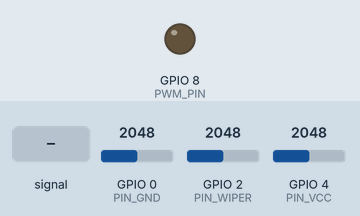
Simulated run of this sketch. Board: ESP32-C3. Shown: output pins drawn as LEDs (lit = HIGH). Inputs (shaded band) come from the test bench; at power-on: GPIO 0 (PIN_GND) = 2048, GPIO 2 (PIN_WIPER) = 2048, GPIO 4 (PIN_VCC) = 2048 (analog values on the 0–4095 scale). The modem accepts every AT command (registered, SIM ready, sends succeed) and sends nothing else; what the sketch prints to the serial monitor is not drawn.

Above: at 1.3 s.
1.4 s: GPIO 2 (PIN_WIPER) fed a 200 Hz sine of ±327 counts around its level
At 3.05 s:
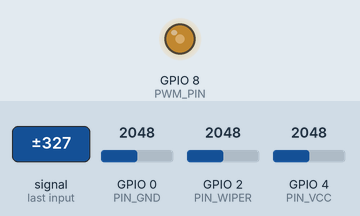
4.4 s: GPIO 0 (PIN_GND) set to 2866
6.6 s: GPIO 2 (PIN_WIPER) set to 2830
8.1 s: GPIO 2 (PIN_WIPER) set to 2927
At 8.9 s:
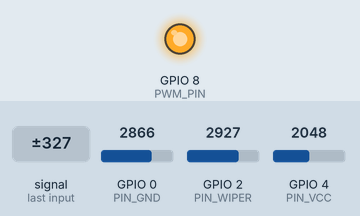
9.6 s: GPIO 4 (PIN_VCC) set to 3603
At 11.3 s:
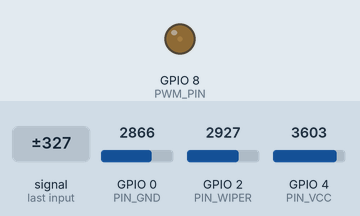
11.6 s: GPIO 2 (PIN_WIPER) fed a 1000 Hz sine of ±1023 counts around its level
At 15.28 s:
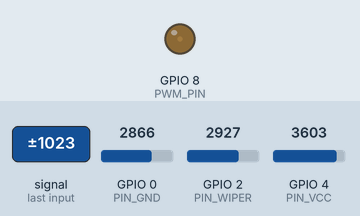
Timing chart, 0 to 15.6 s (numbered marks = the images above; inputs shaded):
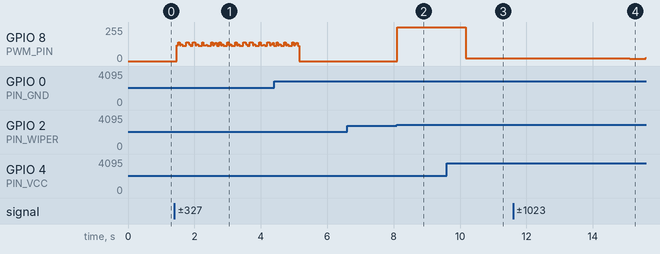

The sketch:

ESP32_pot_rot_encoder.ino
```cpp
// ESP32-C3 / ESP32 potentiometer reader
// - 11 dB attenuation, calibrated mV reads
// - Trimmed-mean + EMA filter
// - Binary framed packets @ fixed rate, CRC8 + sequence number
// - GND/VCC reference auto-calibrated at boot and periodically

#include <Arduino.h>

// ── pins ─────────────────────────────────────────────────────────────────────
#define PWM_PIN     8
#define PIN_WIPER   2
#define PIN_GND     0
#define PIN_VCC     4
#define UART_TX_PIN 20

// ── PWM ──────────────────────────────────────────────────────────────────────
#define PWM_FREQ    1000
#define PWM_RES     12

// ── UART ─────────────────────────────────────────────────────────────────────
#define UART_BAUD   921600
#define SYNC_BYTE   0xAA

// ── sampling / filter ────────────────────────────────────────────────────────
#define SAMPLE_N        32       // samples per trimmed-mean batch
#define TRIM_EACH_SIDE  4        // drop N lowest + N highest
#define EMA_ALPHA_Q15   6554     // 0.20 * 32768  (exponential smoothing)
#define OUTPUT_HZ       200      // fixed packet rate
#define CAL_INTERVAL_MS 5000     // re-calibrate refs every 5 s
#define CAL_SAMPLES     256      // averaging count for ref cal

// ── packet (little-endian) ───────────────────────────────────────────────────
// [0]      sync 0xAA
// [1]      seq  (u8, wraps)
// [2..3]   angle in centi-degrees (i16)  e.g. 12345 = 123.45°
// [4..5]   wiper millivolts (u16)
// [6]      crc8 over bytes 1..5
struct __attribute__((packed)) Packet {
    uint8_t  sync;
    uint8_t  seq;
    int16_t  angle_cdeg;
    uint16_t wiper_mv;
    uint8_t  crc;
};

// ── state ────────────────────────────────────────────────────────────────────
static uint16_t refGndMv = 0;
static uint16_t refVccMv = 3300;
static int32_t  emaQ15   = 0;
static bool     emaInit  = false;
static uint8_t  seq      = 0;
static uint32_t lastCalMs    = 0;
static uint32_t nextSendUs   = 0;
static const uint32_t SEND_PERIOD_US = 1000000UL / OUTPUT_HZ;

// ── CRC8 (poly 0x07, init 0x00) ──────────────────────────────────────────────
static uint8_t crc8(const uint8_t *data, size_t len) {
    uint8_t c = 0;
    while (len--) {
        c ^= *data++;
        for (uint8_t i = 0; i < 8; i++)
            c = (c & 0x80) ? (c << 1) ^ 0x07 : (c << 1);
    }
    return c;
}

// ── ADC helpers ──────────────────────────────────────────────────────────────
static int cmpU16(const void *a, const void *b) {
    return (int)(*(const uint16_t*)a) - (int)(*(const uint16_t*)b);
}

// trimmed-mean of SAMPLE_N millivolt readings on a pin
static uint16_t readTrimmedMeanMv(uint8_t pin) {
    uint16_t buf[SAMPLE_N];
    for (uint8_t i = 0; i < SAMPLE_N; i++) {
        buf[i] = (uint16_t)analogReadMilliVolts(pin);
    }
    qsort(buf, SAMPLE_N, sizeof(uint16_t), cmpU16);
    uint32_t sum = 0;
    for (uint8_t i = TRIM_EACH_SIDE; i < SAMPLE_N - TRIM_EACH_SIDE; i++) sum += buf[i];
    return (uint16_t)(sum / (SAMPLE_N - 2 * TRIM_EACH_SIDE));
}

// heavy averaging for reference pins
static uint16_t calibrateRef(uint8_t pin) {
    uint32_t sum = 0;
    for (uint16_t i = 0; i < CAL_SAMPLES; i++)
        sum += (uint16_t)analogReadMilliVolts(pin);
    return (uint16_t)(sum / CAL_SAMPLES);
}

static void recalibrateRefs() {
    refGndMv = calibrateRef(PIN_GND);
    refVccMv = calibrateRef(PIN_VCC);
    if (refVccMv <= refGndMv) refVccMv = refGndMv + 1;  // guard div/0
}

// ── setup ────────────────────────────────────────────────────────────────────
void setup() {
    Serial.begin(115200);
    Serial1.begin(UART_BAUD, SERIAL_8N1, -1, UART_TX_PIN);

    analogReadResolution(12);
    analogSetPinAttenuation(PIN_WIPER, ADC_11db);
    analogSetPinAttenuation(PIN_GND,   ADC_11db);
    analogSetPinAttenuation(PIN_VCC,   ADC_11db);

    ledcAttach(PWM_PIN, PWM_FREQ, PWM_RES);

    delay(50);
    recalibrateRefs();
    lastCalMs  = millis();
    nextSendUs = micros();

    Serial.printf("Boot done. GND=%u mV  VCC=%u mV  baud=%u  rate=%uHz\n",
                  refGndMv, refVccMv, UART_BAUD, OUTPUT_HZ);
}

// ── loop ─────────────────────────────────────────────────────────────────────
void loop() {
    // periodic ref recalibration
    uint32_t nowMs = millis();
    if (nowMs - lastCalMs >= CAL_INTERVAL_MS) {
        recalibrateRefs();
        lastCalMs = nowMs;
    }

    // sample wiper (trimmed mean)
    uint16_t wiperMv = readTrimmedMeanMv(PIN_WIPER);

    // EMA smoothing
    if (!emaInit) { emaQ15 = (int32_t)wiperMv << 15; emaInit = true; }
    else {
        int32_t target = (int32_t)wiperMv << 15;
        emaQ15 += ((int64_t)(target - emaQ15) * EMA_ALPHA_Q15) >> 15;
    }
    int32_t smoothMv = emaQ15 >> 15;

    // map to angle (centi-degrees, 0..27000)
    int32_t span = (int32_t)refVccMv - (int32_t)refGndMv;
    int32_t rel  = smoothMv - (int32_t)refGndMv;
    if (rel < 0)    rel = 0;
    if (rel > span) rel = span;
    int16_t angle_cdeg = (int16_t)((rel * 27000) / span);

    // PWM output
    int duty = (int)((rel * 4095) / span);
    ledcWrite(PWM_PIN, duty);

    // fixed-rate transmit
    uint32_t nowUs = micros();
    if ((int32_t)(nowUs - nextSendUs) >= 0) {
        nextSendUs += SEND_PERIOD_US;
        if ((int32_t)(nowUs - nextSendUs) > (int32_t)SEND_PERIOD_US)
            nextSendUs = nowUs + SEND_PERIOD_US;

        Packet p;
        p.sync       = SYNC_BYTE;
        p.seq        = seq++;
        p.angle_cdeg = angle_cdeg;
        p.wiper_mv   = (uint16_t)smoothMv;
        p.crc        = crc8(((uint8_t*)&p) + 1, sizeof(Packet) - 2);
        Serial1.write((uint8_t*)&p, sizeof(p));
    }
}
```

Measured:
- the behaviour switches between 2867 and 2868 on GPIO 2 (PIN_WIPER) (found by bisection; images 1 and 2)
- after the input at 6.6 s, every drawn part: stays the same
- after the input at 8.1 s, GPIO 8 (PWM_PIN): 0/255 → 255/255 at once
- after the input at 9.6 s, GPIO 8 (PWM_PIN): 255/255 → 21/255 after 0.57 s
- after the input at 11.6 s, GPIO 8 (PWM_PIN): 21/255 → 18/255 after 3.5 s, → 25/255 0.49 s later
